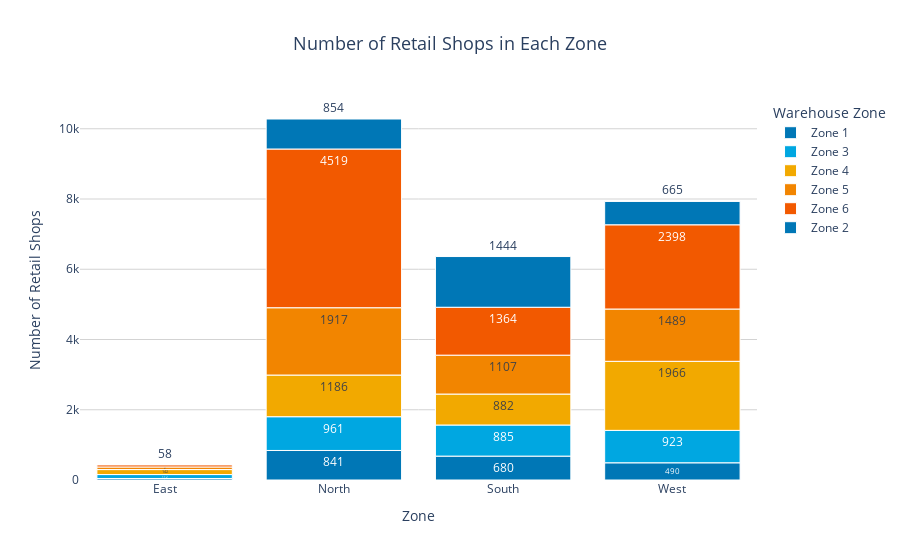

Write notebook code for a chart like this one.
### Code cell
# Create the bar chart
fig = px.bar(retail_zone_df, x="Zone", y="# of retail shop", color="WareHouse Zone",
             title="Number of Retail Shops in Each Zone",
             color_discrete_sequence=["#0077B6", "#00A7E1", "#F2A900", "#F28500", "#F25900"])

# Customization options
fig.update_traces(marker_line_width=1, marker_line_color="white")  # Add white borders to bars
fig.update_layout(plot_bgcolor="white")  # Set background color
fig.update_xaxes(title="Zone", showgrid=False)  # Customize x-axis
fig.update_yaxes(title="Number of Retail Shops", showgrid=True, gridcolor="lightgray")  # Customize y-axis

# Add data labels
fig.update_traces(texttemplate='%{y}', textposition='outside', textfont=dict(size=12))

# Adjust legend and title
fig.update_layout(legend_title_text="Warehouse Zone")  # Customize the legend title
fig.update_layout(title_font_size=18, title_x=0.5)  # Adjust title size and position

# Show the chart
fig.show()

### Figure 1 — Plotly figure (JSON) as saved in the notebook; plotly's stock layout.template omitted (floating-point values rounded to 4 significant figures)
{"data": [{"alignmentgroup": "True", "hovertemplate": "WareHouse Zone=Zone 1<br>Zone=%{x}<br># of retail shop=%{y}<extra></extra>", "legendgroup": "Zone 1", "marker": {"color": "#0077B6", "line": {"color": "white", "width": 1}, "pattern": {"shape": ""}}, "name": "Zone 1", "offsetgroup": "Zone 1", "orientation": "v", "showlegend": true, "textfont": {"size": 12}, "textposition": "outside", "texttemplate": "%{y}", "type": "bar", "x": ["East", "North", "South", "West"], "xaxis": "x", "y": [43, 841, 680, 490], "yaxis": "y"}, {"alignmentgroup": "True", "hovertemplate": "WareHouse Zone=Zone 3<br>Zone=%{x}<br># of retail shop=%{y}<extra></extra>", "legendgroup": "Zone 3", "marker": {"color": "#00A7E1", "line": {"color": "white", "width": 1}, "pattern": {"shape": ""}}, "name": "Zone 3", "offsetgroup": "Zone 3", "orientation": "v", "showlegend": true, "textfont": {"size": 12}, "textposition": "outside", "texttemplate": "%{y}", "type": "bar", "x": ["East", "North", "South", "West"], "xaxis": "x", "y": [112, 961, 885, 923], "yaxis": "y"}, {"alignmentgroup": "True", "hovertemplate": "WareHouse Zone=Zone 4<br>Zone=%{x}<br># of retail shop=%{y}<extra></extra>", "legendgroup": "Zone 4", "marker": {"color": "#F2A900", "line": {"color": "white", "width": 1}, "pattern": {"shape": ""}}, "name": "Zone 4", "offsetgroup": "Zone 4", "orientation": "v", "showlegend": true, "textfont": {"size": 12}, "textposition": "outside", "texttemplate": "%{y}", "type": "bar", "x": ["East", "North", "South", "West"], "xaxis": "x", "y": [142, 1186, 882, 1966], "yaxis": "y"}, {"alignmentgroup": "True", "hovertemplate": "WareHouse Zone=Zone 5<br>Zone=%{x}<br># of retail shop=%{y}<extra></extra>", "legendgroup": "Zone 5", "marker": {"color": "#F28500", "line": {"color": "white", "width": 1}, "pattern": {"shape": ""}}, "name": "Zone 5", "offsetgroup": "Zone 5", "orientation": "v", "showlegend": true, "textfont": {"size": 12}, "textposition": "outside", "texttemplate": "%{y}", "type": "bar", "x": ["East", "North", "South", "West"], "xaxis": "x", "y": [74, 1917, 1107, 1489], "yaxis": "y"}, {"alignmentgroup": "True", "hovertemplate": "WareHouse Zone=Zone 6<br>Zone=%{x}<br># of retail shop=%{y}<extra></extra>", "legendgroup": "Zone 6", "marker": {"color": "#F25900", "line": {"color": "white", "width": 1}, "pattern": {"shape": ""}}, "name": "Zone 6", "offsetgroup": "Zone 6", "orientation": "v", "showlegend": true, "textfont": {"size": 12}, "textposition": "outside", "texttemplate": "%{y}", "type": "bar", "x": ["East", "North", "South", "West"], "xaxis": "x", "y": [58, 4519, 1364, 2398], "yaxis": "y"}, {"alignmentgroup": "True", "hovertemplate": "WareHouse Zone=Zone 2<br>Zone=%{x}<br># of retail shop=%{y}<extra></extra>", "legendgroup": "Zone 2", "marker": {"color": "#0077B6", "line": {"color": "white", "width": 1}, "pattern": {"shape": ""}}, "name": "Zone 2", "offsetgroup": "Zone 2", "orientation": "v", "showlegend": true, "textfont": {"size": 12}, "textposition": "outside", "texttemplate": "%{y}", "type": "bar", "x": ["North", "South", "West"], "xaxis": "x", "y": [854, 1444, 665], "yaxis": "y"}], "layout": {"barmode": "relative", "legend": {"title": {"text": "Warehouse Zone"}, "tracegroupgap": 0}, "plot_bgcolor": "white", "title": {"font": {"size": 18}, "text": "Number of Retail Shops in Each Zone", "x": 0.5}, "xaxis": {"anchor": "y", "domain": [0, 1], "showgrid": false, "title": {"text": "Zone"}}, "yaxis": {"anchor": "x", "domain": [0, 1], "gridcolor": "lightgray", "showgrid": true, "title": {"text": "Number of Retail Shops"}}}}
